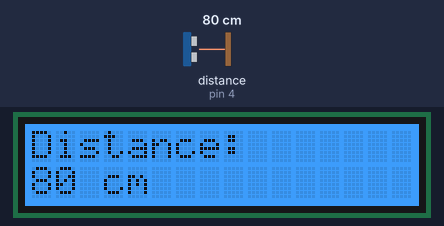
Bench run of a sketch on a simulated Arduino Uno, built with avr-gcc and run on an emulated ATmega328P. Parts: 16×2 character LCD. Inputs (shaded band) come from the test bench; at power-on: distance to the obstacle (sensor on pin 4) 80 cm. What the sketch prints to the serial monitor is not drawn.

Above: at 3.2 s.
3.3 s: distance to the obstacle (sensor on pin 4) set to 2 cm
At 4.8 s:
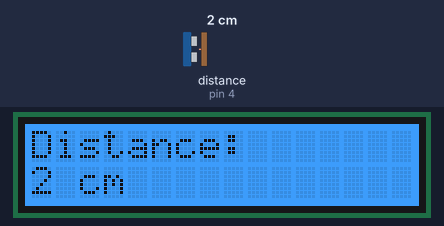
5.1 s: distance to the obstacle (sensor on pin 4) set to 4 cm
At 5.6 s:
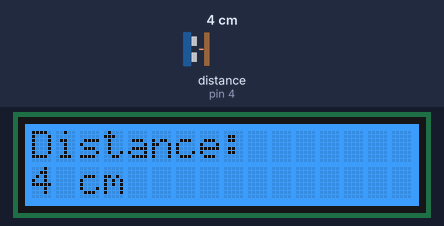
6.6 s: distance to the obstacle (sensor on pin 4) set to 9 cm
At 7.5 s:
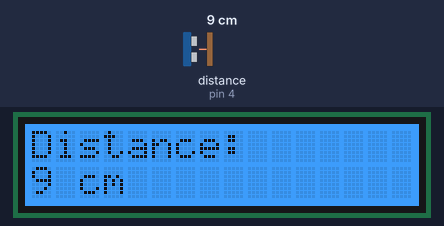
Timing chart, 0 to 9.6 s (numbered marks = the images above; inputs shaded):
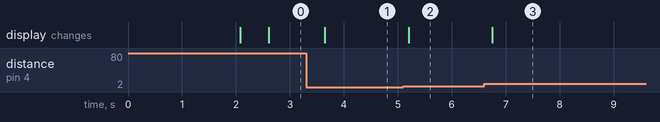

Measured:
- after the input at 3.3 s, the display: changes after 0.35 s (image 1)
- after the input at 5.1 s, the display: changes after 0.10 s (image 2)
- after the input at 6.6 s, the display: changes after 0.15 s (image 3)

The sketch:

ultrason_afficheur.ino
```cpp
#include <Arduino.h>
#include "Ultrasonic.h"   // bibliothèque Grove pour le capteur ultrason
#include "rgb_lcd.h"      // bibliothèque Grove pour l'afficheur LCD RGB

// --- Objets matériels ---
Ultrasonic ultrasonic(4);   // capteur ultrason branché sur le port D4
rgb_lcd lcd;                // afficheur LCD 16x2

long distance;   // distance mesurée, en cm

void setup() {
  Serial.begin(9600);

  // Initialisation de l'écran : 16 colonnes, 2 lignes, fond bleu
  lcd.begin(16, 2);
  lcd.setRGB(0, 128, 255);
  lcd.print("Initialisation...");
  delay(2000);
  lcd.clear();
}

void loop() {
  delay(500);                      // période d'échantillonnage : une mesure / 0,5 s
  distance = ultrasonic.read();    // lecture de la distance (cm)

  // Trace sur le moniteur série (debug)
  Serial.print("Distance : ");
  Serial.print(distance);
  Serial.println(" cm");

  // Affichage sur le LCD : libellé sur la 1re ligne, valeur sur la 2e
  lcd.clear();
  lcd.setCursor(0, 0);
  lcd.print("Distance:");
  lcd.setCursor(0, 1);
  lcd.print(distance);
  lcd.print(" cm");
}
```
